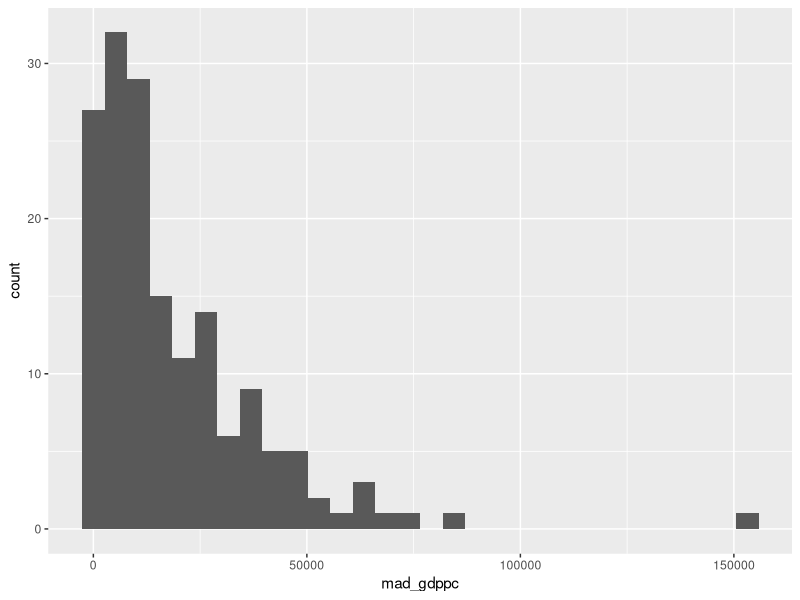

Reproduce this figure in R.
## ---- chunk 1
#| include: false 
library(readr)
df  <- read_csv("images/qog_bas_cs_jan22.csv")
## ---- chunk 2
library(tidyverse)
setwd("images")
df <- read_csv("country_data.csv")
## ---- chunk 3
df %>% filter(!is.na(br_elect)) %>% 
    group_by(br_elect) %>% 
    summarize(mean=mean(mad_gdppc, na.rm=T), n = n())
## ---- chunk 4
library(tidyverse)
df %>% mutate(br_elect_label = 
        factor(br_elect, levels=c(0, 1, 2, 3), 
                labels=c("None", "Single-party", 
                "Non-dem multi-party", "Democratic"))) %>%
    pull(br_elect_label)
## ---- chunk 5
df %>% filter(!is.na(br_elect)) %>% 
    mutate(br_elect_label = 
            factor(br_elect, levels=c(0, 1, 2, 3), 
                    labels=c("None", "Single-party", 
                    "Non-dem multi-party", "Democratic"))) %>% 
    group_by(br_elect_label) %>% 
    summarize(mean=mean(mad_gdppc, na.rm=T), n = n())
## ---- chunk 6
library(tidyverse) # will load ggplot2 as well 
#library(ggplot2) # to just load ggplot 
## ---- chunk 7
library(ggplot2)
ggplot(df, aes(x=mad_gdppc)) + geom_histogram() 
